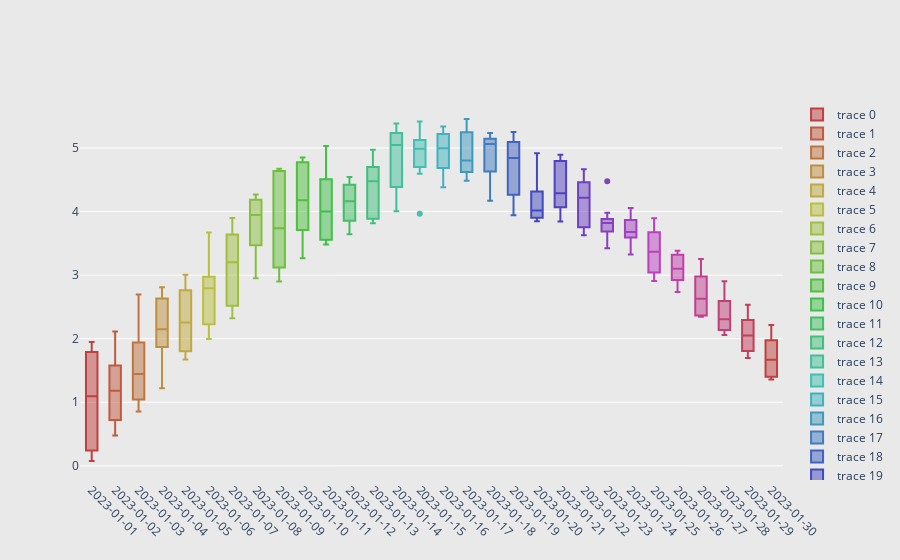

Notebook code for this chart:
### Code cell
from datetime import date, timedelta
import numpy as np
import plotly.graph_objs as go

N = 30     # Number of boxes
startdate=date(2023,1,1)
ddates=[(startdate+ timedelta(days=i)).strftime("%Y-%m-%d") for i in range(N)]

# generate an array of rainbow colors by fixing the saturation and lightness of the HSL
# representation of colour and marching around the hue.
# Plotly accepts any CSS color format, see e.g. http://www.w3schools.com/cssref/css_colors_legal.asp.
c = ['hsl('+str(h)+',50%'+',50%)' for h in np.linspace(0, 360, N)]

# Each box is represented by a dict that contains the data, the type, and the colour.
# Use list comprehension to describe N boxes, each with a different colour and with different randomly generated data:
fig = go.Figure(data=[go.Box(
    y=3.5 * np.sin(np.pi * i/N) + i/N + (1.5 + 0.5 * np.cos(np.pi*i/N)) * np.random.rand(10),
    marker_color=c[i]
    ) for i in range(int(N))])

# format the layout
fig.update_layout(
    xaxis=dict(
        tickmode='array',
        tickvals=np.arange(N),
        ticktext=ddates,
        tickangle=45
    ),
    yaxis=dict(zeroline=False, gridcolor='white'),
    paper_bgcolor='rgb(233,233,233)',
    plot_bgcolor='rgb(233,233,233)',
)

fig.show()

### Figure 1 — Plotly figure (JSON) as saved in the notebook; plotly's stock layout.template omitted (floating-point values rounded to 4 significant figures)
{"data": [{"marker": {"color": "hsl(0.0,50%,50%)"}, "type": "box", "y": [0.3988, 1.791, 1.948, 1.923, 1.789, 1.249, 0.1799, 0.24, 0.07622, 0.9408]}, {"marker": {"color": "hsl(12.413793103448276,50%,50%)"}, "type": "box", "y": [2.102, 0.478, 0.9724, 1.579, 2.115, 0.7204, 1.19, 1.446, 0.5457, 1.173]}, {"marker": {"color": "hsl(24.82758620689655,50%,50%)"}, "type": "box", "y": [1.453, 0.8564, 0.9374, 2.152, 2.695, 1.089, 1.043, 1.435, 1.771, 1.94]}, {"marker": {"color": "hsl(37.241379310344826,50%,50%)"}, "type": "box", "y": [2.479, 1.221, 1.764, 1.885, 2.411, 2.632, 1.875, 2.809, 1.868, 2.681]}, {"marker": {"color": "hsl(49.6551724137931,50%,50%)"}, "type": "box", "y": [1.671, 2.762, 2.429, 3.007, 2.081, 2.674, 1.76, 2.813, 1.828, 1.804]}, {"marker": {"color": "hsl(62.06896551724138,50%,50%)"}, "type": "box", "y": [2.892, 3.672, 3.524, 2.492, 2.0, 2.228, 2.975, 2.778, 2.811, 1.997]}, {"marker": {"color": "hsl(74.48275862068965,50%,50%)"}, "type": "box", "y": [2.456, 2.32, 3.649, 3.437, 2.519, 2.968, 3.629, 2.834, 3.638, 3.898]}, {"marker": {"color": "hsl(86.89655172413794,50%,50%)"}, "type": "box", "y": [4.187, 3.836, 4.055, 3.723, 3.2, 4.184, 2.951, 4.267, 3.471, 4.194]}, {"marker": {"color": "hsl(99.3103448275862,50%,50%)"}, "type": "box", "y": [4.676, 4.131, 4.638, 3.121, 2.902, 3.622, 3.214, 3.06, 3.853, 4.641]}, {"marker": {"color": "hsl(111.72413793103448,50%,50%)"}, "type": "box", "y": [4.85, 3.709, 3.752, 4.777, 4.391, 3.391, 4.78, 3.266, 4.604, 3.962]}, {"marker": {"color": "hsl(124.13793103448276,50%,50%)"}, "type": "box", "y": [4.701, 3.644, 3.591, 4.362, 3.547, 3.556, 5.032, 4.507, 4.475, 3.481]}, {"marker": {"color": "hsl(136.55172413793105,50%,50%)"}, "type": "box", "y": [3.644, 3.768, 4.354, 4.03, 4.543, 4.155, 4.172, 3.855, 4.423, 4.464]}, {"marker": {"color": "hsl(148.9655172413793,50%,50%)"}, "type": "box", "y": [4.552, 4.892, 4.62, 3.818, 3.888, 4.702, 4.241, 3.817, 4.972, 4.4]}, {"marker": {"color": "hsl(161.3793103448276,50%,50%)"}, "type": "box", "y": [5.236, 5.195, 4.19, 4.004, 4.903, 5.381, 5.204, 5.387, 4.729, 4.387]}, {"marker": {"color": "hsl(173.79310344827587,50%,50%)"}, "type": "box", "y": [5.125, 4.702, 4.927, 5.053, 4.594, 5.126, 5.145, 5.419, 4.759, 3.965]}, {"marker": {"color": "hsl(186.20689655172413,50%,50%)"}, "type": "box", "y": [4.502, 5.219, 5.339, 5.268, 4.887, 4.384, 5.108, 4.724, 5.129, 4.684]}, {"marker": {"color": "hsl(198.6206896551724,50%,50%)"}, "type": "box", "y": [4.702, 4.621, 5.065, 5.35, 4.701, 4.559, 5.247, 4.908, 4.485, 5.456]}, {"marker": {"color": "hsl(211.0344827586207,50%,50%)"}, "type": "box", "y": [4.875, 5.147, 5.0, 4.629, 5.124, 5.127, 4.244, 5.238, 4.17, 5.179]}, {"marker": {"color": "hsl(223.44827586206895,50%,50%)"}, "type": "box", "y": [4.925, 5.221, 5.093, 3.943, 4.763, 4.713, 4.264, 4.955, 4.002, 5.254]}, {"marker": {"color": "hsl(235.86206896551724,50%,50%)"}, "type": "box", "y": [3.902, 4.315, 3.927, 4.268, 3.886, 4.832, 3.908, 3.85, 4.916, 4.11]}, {"marker": {"color": "hsl(248.27586206896552,50%,50%)"}, "type": "box", "y": [3.844, 4.794, 4.074, 4.832, 3.918, 4.895, 4.498, 4.078, 4.757, 4.068]}, {"marker": {"color": "hsl(260.6896551724138,50%,50%)"}, "type": "box", "y": [3.752, 4.447, 3.696, 4.667, 4.463, 3.764, 4.494, 4.309, 4.124, 3.628]}, {"marker": {"color": "hsl(273.1034482758621,50%,50%)"}, "type": "box", "y": [3.982, 3.791, 4.477, 3.883, 3.475, 3.423, 3.848, 3.697, 3.688, 3.847]}, {"marker": {"color": "hsl(285.51724137931035,50%,50%)"}, "type": "box", "y": [3.602, 4.056, 3.867, 3.592, 3.719, 3.325, 3.777, 3.641, 3.454, 3.921]}, {"marker": {"color": "hsl(297.9310344827586,50%,50%)"}, "type": "box", "y": [3.897, 3.674, 3.041, 3.465, 3.28, 3.457, 3.83, 3.043, 3.09, 2.907]}, {"marker": {"color": "hsl(310.3448275862069,50%,50%)"}, "type": "box", "y": [2.922, 2.972, 2.788, 2.735, 2.931, 3.32, 3.227, 3.255, 3.383, 3.375]}, {"marker": {"color": "hsl(322.7586206896552,50%,50%)"}, "type": "box", "y": [2.978, 3.24, 2.357, 3.253, 2.533, 2.703, 2.365, 2.953, 2.346, 2.551]}, {"marker": {"color": "hsl(335.17241379310343,50%,50%)"}, "type": "box", "y": [2.399, 2.594, 2.138, 2.126, 2.199, 2.905, 2.212, 2.493, 2.059, 2.716]}, {"marker": {"color": "hsl(347.58620689655174,50%,50%)"}, "type": "box", "y": [2.026, 1.697, 2.293, 1.919, 2.203, 1.729, 2.078, 2.536, 1.808, 2.53]}, {"marker": {"color": "hsl(360.0,50%,50%)"}, "type": "box", "y": [1.606, 1.401, 1.794, 1.375, 1.735, 1.358, 2.216, 2.057, 1.416, 1.976]}], "layout": {"paper_bgcolor": "rgb(233,233,233)", "plot_bgcolor": "rgb(233,233,233)", "xaxis": {"tickangle": 45, "tickmode": "array", "ticktext": ["2023-01-01", "2023-01-02", "2023-01-03", "2023-01-04", "2023-01-05", "2023-01-06", "2023-01-07", "2023-01-08", "2023-01-09", "2023-01-10", "2023-01-11", "2023-01-12", "2023-01-13", "2023-01-14", "2023-01-15", "2023-01-16", "2023-01-17", "2023-01-18", "2023-01-19", "2023-01-20", "2023-01-21", "2023-01-22", "2023-01-23", "2023-01-24", "2023-01-25", "2023-01-26", "2023-01-27", "2023-01-28", "2023-01-29", "2023-01-30"], "tickvals": [0, 1, 2, 3, 4, 5, 6, 7, 8, 9, 10, 11, 12, 13, 14, 15, 16, 17, 18, 19, 20, 21, 22, 23, 24, 25, 26, 27, 28, 29]}, "yaxis": {"gridcolor": "white", "zeroline": false}}}
